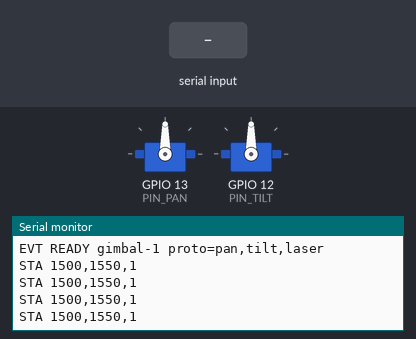
Recording of a sketch running on a simulated ESP32. On the bench: 2 × servo, the last lines printed to the serial monitor. Inputs (shaded band) come from the test bench.

Above: at 1.2 s.
1.3 s: "PING\n" received over Serial
At 1.47 s:
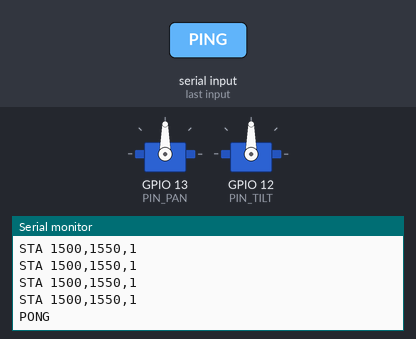
2.8 s: "STOP\n" received over Serial
At 2.98 s:
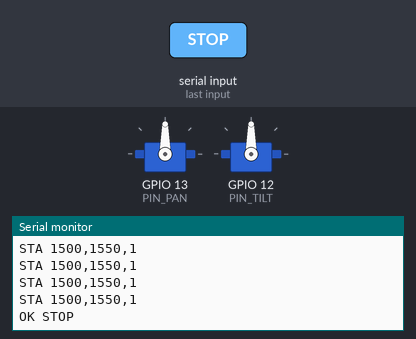

The sketch:

gimbal.ino
```cpp
#include <ESP32Servo.h>

static const uint32_t BAUD = 115200;
static const uint8_t PIN_PAN = 13;
static const uint8_t PIN_TILT = 12;

static const int PAN_MIN_US = 1000;
static const int PAN_MAX_US = 2000;
static const int TILT_MIN_US = 1200;
static const int TILT_MAX_US = 1900;

static const int PAN_CENTER_US = 1500;
static const int TILT_CENTER_US = 1550;

static const uint32_t FAILSAFE_MS = 1000;
static const uint32_t STATUS_PERIOD_MS = 250;
static const size_t RX_MAX = 48;
static const int SLEW_US_PER_TICK = 12;

Servo panServo;
Servo tiltServo;

static char rxBuf[RX_MAX];
static size_t rxLen = 0;

static int panTargetUs = PAN_CENTER_US;
static int tiltTargetUs = TILT_CENTER_US;
static int panCurrentUs = PAN_CENTER_US;
static int tiltCurrentUs = TILT_CENTER_US;

static uint32_t lastCommandMs = 0;
static uint32_t lastStatusMs = 0;
static bool failsafeActive = true;

static int clampInt(int value, int lo, int hi) {
  if (value < lo) return lo;
  if (value > hi) return hi;
  return value;
}

static int axisToMicros(long axis, int loUs, int hiUs) {
  axis = clampInt((int)axis, -1000, 1000);
  int centre = (loUs + hiUs) / 2;
  int span = (hiUs - loUs) / 2;
  return clampInt(centre + (int)((axis * span) / 1000), loUs, hiUs);
}

static int slewToward(int current, int target) {
  int delta = target - current;
  if (delta > SLEW_US_PER_TICK) delta = SLEW_US_PER_TICK;
  if (delta < -SLEW_US_PER_TICK) delta = -SLEW_US_PER_TICK;
  return current + delta;
}

static void enterFailsafe() {
  if (!failsafeActive) {
    failsafeActive = true;
    Serial.println(F("EVT FAILSAFE"));
  }
  panTargetUs = PAN_CENTER_US;
  tiltTargetUs = TILT_CENTER_US;
}

static bool parseLine(const char *line, long *pan, long *tilt, long *laser) {
  char *end = NULL;
  *pan = strtol(line, &end, 10);
  if (end == line || *end != ',') return false;

  const char *second = end + 1;
  *tilt = strtol(second, &end, 10);
  if (end == second || *end != ',') return false;

  const char *third = end + 1;
  *laser = strtol(third, &end, 10);
  if (end == third) return false;

  return true;
}

static void handleLine(const char *line) {
  if (line[0] == '\0') return;

  if (strcmp(line, "PING") == 0) {
    Serial.println(F("PONG"));
    lastCommandMs = millis();
    return;
  }

  if (strcmp(line, "STOP") == 0) {
    enterFailsafe();
    Serial.println(F("OK STOP"));
    return;
  }

  long pan = 0, tilt = 0, laser = 0;
  if (!parseLine(line, &pan, &tilt, &laser)) {
    Serial.println(F("ERR PARSE"));
    return;
  }

  if (laser != 0) {
    Serial.println(F("ERR LASER_NOT_WIRED"));
  }

  panTargetUs = axisToMicros(pan, PAN_MIN_US, PAN_MAX_US);
  tiltTargetUs = axisToMicros(tilt, TILT_MIN_US, TILT_MAX_US);
  lastCommandMs = millis();

  if (failsafeActive) {
    failsafeActive = false;
    Serial.println(F("EVT ACTIVE"));
  }
}

static void pollSerial() {
  while (Serial.available() > 0) {
    char c = (char)Serial.read();
    if (c == '\r') continue;
    if (c == '\n') {
      rxBuf[rxLen] = '\0';
      handleLine(rxBuf);
      rxLen = 0;
      continue;
    }
    if (rxLen < RX_MAX - 1) {
      rxBuf[rxLen++] = c;
    } else {
      rxLen = 0;
      Serial.println(F("ERR OVERFLOW"));
    }
  }
}

static void emitStatus() {
  Serial.print(F("STA "));
  Serial.print(panCurrentUs);
  Serial.print(',');
  Serial.print(tiltCurrentUs);
  Serial.print(',');
  Serial.println(failsafeActive ? 1 : 0);
}

void setup() {
  Serial.begin(BAUD);

  panServo.setPeriodHertz(50);
  tiltServo.setPeriodHertz(50);
  panServo.attach(PIN_PAN, PAN_MIN_US, PAN_MAX_US);
  tiltServo.attach(PIN_TILT, TILT_MIN_US, TILT_MAX_US);

  panServo.writeMicroseconds(panCurrentUs);
  tiltServo.writeMicroseconds(tiltCurrentUs);

  lastCommandMs = millis();
  Serial.println(F("EVT READY gimbal-1 proto=pan,tilt,laser"));
}

void loop() {
  pollSerial();

  uint32_t now = millis();
  if (now - lastCommandMs > FAILSAFE_MS) {
    enterFailsafe();
  }

  panCurrentUs = slewToward(panCurrentUs, panTargetUs);
  tiltCurrentUs = slewToward(tiltCurrentUs, tiltTargetUs);
  panServo.writeMicroseconds(panCurrentUs);
  tiltServo.writeMicroseconds(tiltCurrentUs);

  if (now - lastStatusMs >= STATUS_PERIOD_MS) {
    lastStatusMs = now;
    emitStatus();
  }

  delay(10);
}
```

Measured:
- after the input at 1.3 s, the serial monitor: prints a new line at once (image 1)
- after the input at 2.8 s, the serial monitor: prints a new line at once (image 2)
